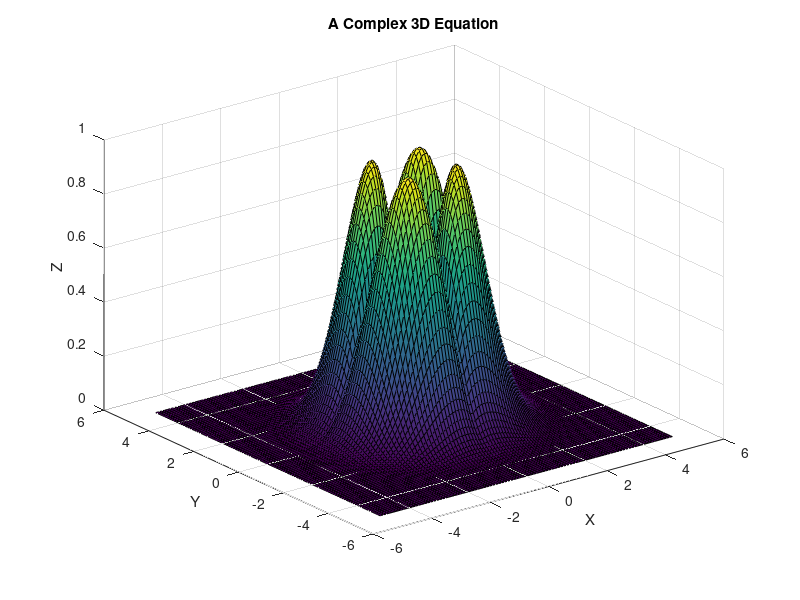

Reproduce this figure in MATLAB.
% Define variables and constants
x = linspace(-5,5,100);
y = linspace(-5,5,100);
[X,Y] = meshgrid(x,y);
a = 0.5;
b = 1.5;

% Define the equation
Z = (a*(X.^2 + Y.^2) + b*sqrt(abs(X.*Y))) .* exp(-(X.^2 + Y.^2)/2);

% Plot the surface
surf(X,Y,Z)
xlabel('X')
ylabel('Y')
zlabel('Z')
title('A Complex 3D Equation')
